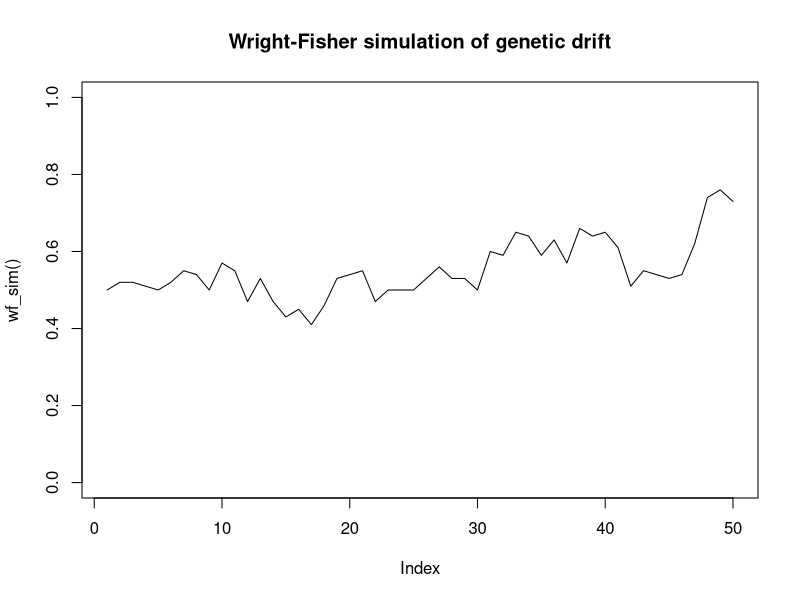
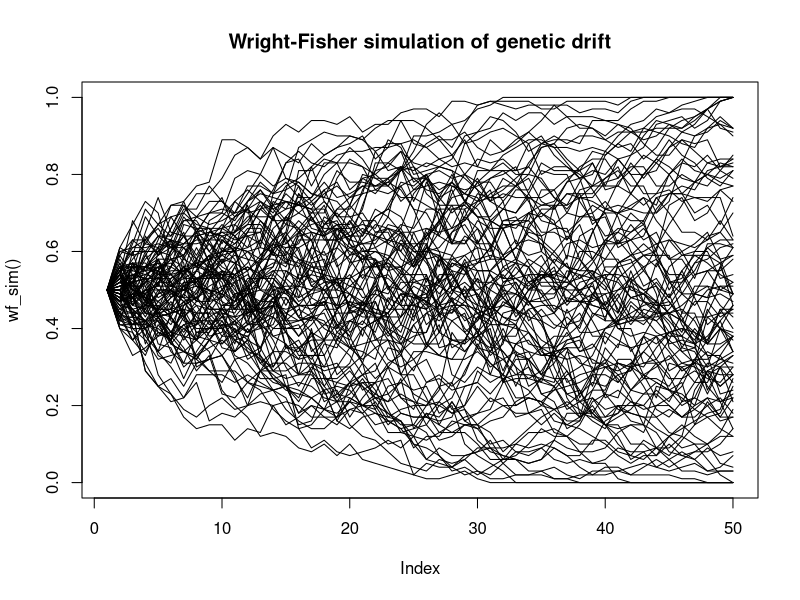
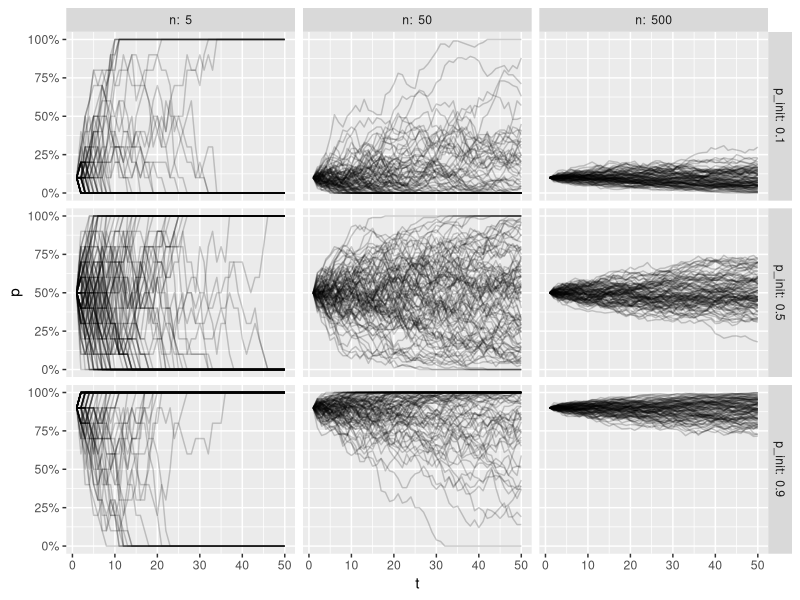
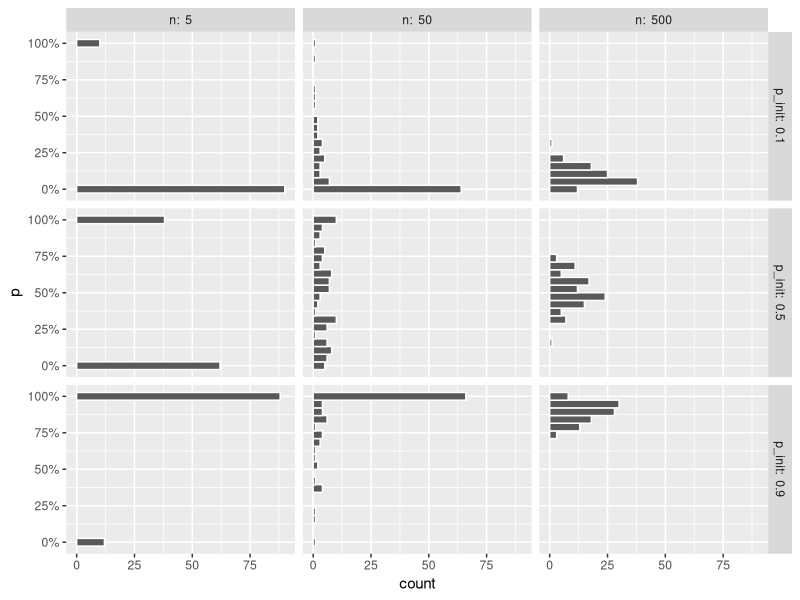

R code for these plots, in order:
## ---- chunk 1
wf_sim <- function(p = .5, n = 50, t = 50) {
  freqs <- c(p)
  for(i in 2:t) {
    freqs <- c(freqs, rbinom(1, size = 2*n, prob = freqs[i - 1]) / (2*n))
  }
  freqs
}

plot(
  wf_sim(), type = "l", ylim = c(0,1), 
  main = "Wright-Fisher simulation of genetic drift"
)
## ---- chunk 2
plot(
  wf_sim(), type = "l", ylim = c(0,1), 
  main = "Wright-Fisher simulation of genetic drift"
)

for(i in 1:100) points(wf_sim(), type = "l")

## ---- chunk 3
wf_sim_vectorized <- function(p = .5, n = 50, t = 50) {
  freqs <- vector(mode = "numeric", length = t)
  freqs[1] <- p
  for(i in 2:t) {
    freqs[i] <- rbinom(1, size = 2*n, prob = freqs[i - 1]) / (2*n)
  }
  freqs
}
## ---- chunk 4
bench::mark(
  wf_sim(t = 5000), 
  wf_sim_vectorized(t = 5000), 
  check = FALSE
)
## ---- chunk 5
wf_sim_tidy <- function(p = .5, n = 50, t = 50) {
  purrr::accumulate(
    .x = vector(mode = "numeric", length = t),
    .f = ~ rbinom(1, 2 * n, .x)/(2 * n), 
    .init = p
  )
}
## ---- chunk 6
bench::mark(
  wf_sim(t = 5000),
  wf_sim_vectorized(t = 5000), 
  wf_sim_tidy(t = 5000),
  check = FALSE
)
## ---- chunk 7
library(tidyverse)
crossing(sim = 1:100, p_init = c(.1, .5, .9), n = c(5, 50, 500)) %>% 
  group_by(sim, p_init, n) %>% 
  reframe(
    p = wf_sim_vectorized(p = p_init, n = n),
    t = seq_along(p)
  ) -> df

df %>% 
  ggplot(aes(x = t, y = p, group = sim)) +
  geom_line(alpha = .2) +
  facet_grid(paste("p_init: ", p_init) ~ paste("n: ", n)) +
  scale_y_continuous(labels = scales::percent) 
## ---- chunk 8
df %>% 
  filter(t == max(t)) %>% 
  ggplot(aes(y = p)) +
  geom_histogram(bins = 20, color = "white") +
  facet_grid(paste("p_init: ", p_init) ~ paste("n: ", n)) +
  scale_y_continuous(labels = scales::percent) 
